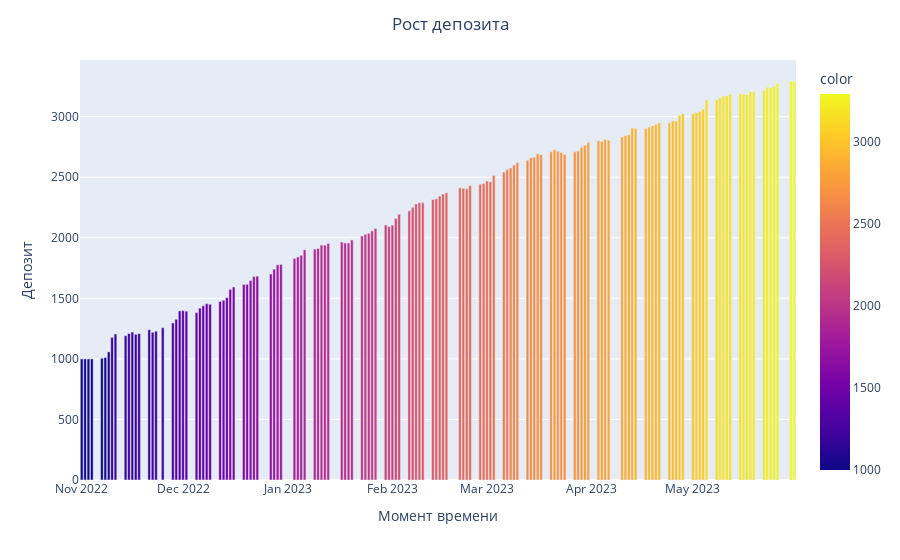

The cell this chart's notebook holds for it:
### Markdown cell above
Посмотрим как именяется наш депозит по ходу работы стратегии.

### Code cell
plt.figure(figsize = (12.5, 4.5))
fig0 = px.bar(
    dataf['Performance'], 
    color = dataf['Performance']
    )
fig0.update_layout(
    title_text = 'Рост депозита',
    title_x = 0.5,
    xaxis_title = 'Момент времени',
    yaxis_title = "Депозит"
    )
fig0.show()

### Figure 1 — Plotly figure (JSON) as saved in the notebook; plotly's stock layout.template omitted (floating-point values rounded to 4 significant figures; data arrays with more than 128 entries replaced by an {"elided": "..."} marker saying what was removed)
{"data": [{"alignmentgroup": "True", "hovertemplate": "Date=%{x}<br>value=%{y}<br>color=%{marker.color}<extra></extra>", "legendgroup": "", "marker": {"color": {"elided": "145 float values"}, "coloraxis": "coloraxis", "pattern": {"shape": ""}}, "name": "", "offsetgroup": "", "orientation": "v", "showlegend": false, "textposition": "auto", "type": "bar", "x": {"elided": "145 str values"}, "xaxis": "x", "y": {"elided": "145 float values"}, "yaxis": "y"}], "layout": {"barmode": "relative", "coloraxis": {"colorbar": {"title": {"text": "color"}}, "colorscale": [[0, "#0d0887"], [0.1111, "#46039f"], [0.2222, "#7201a8"], [0.3333, "#9c179e"], [0.4444, "#bd3786"], [0.5556, "#d8576b"], [0.6667, "#ed7953"], [0.7778, "#fb9f3a"], [0.8889, "#fdca26"], [1, "#f0f921"]]}, "legend": {"tracegroupgap": 0}, "margin": {"t": 60}, "title": {"text": "Рост депозита", "x": 0.5}, "xaxis": {"anchor": "y", "domain": [0, 1], "title": {"text": "Момент времени"}}, "yaxis": {"anchor": "x", "domain": [0, 1], "title": {"text": "Депозит"}}}}
